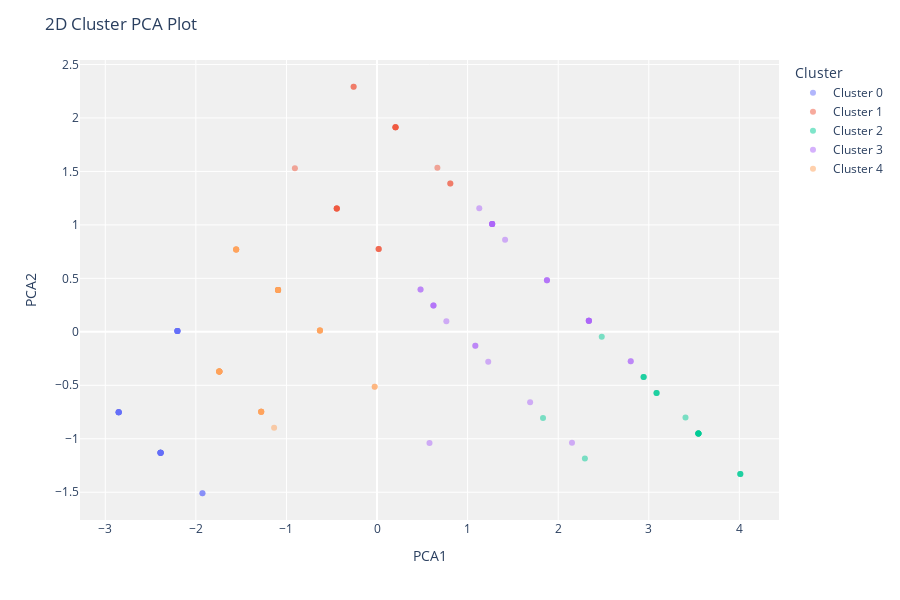

Notebook code cell kept with this figure:
### Code cell
plot_model(model_kmeans, plot = 'cluster')

### Figure 1 — Plotly figure (JSON) as saved in the notebook; plotly's stock layout.template omitted (floating-point values rounded to 4 significant figures)
{"data": [{"customdata": [[null], [null], [null], [null], [null], [null], [null], [null], [null], [null], [null], [null], [null], [null], [null], [null], [null], [null], [null], [null], [null], [null], [null], [null], [null]], "hovertemplate": "Cluster=Cluster 0<br>PCA1=%{x}<br>PCA2=%{y}<br>Feature=%{customdata[0]}<extra></extra>", "legendgroup": "Cluster 0", "marker": {"color": "#636efa", "opacity": 0.5, "symbol": "circle"}, "mode": "markers", "name": "Cluster 0", "orientation": "v", "showlegend": true, "textposition": "top center", "type": "scatter", "x": [-2.39, -2.852, -2.39, -2.852, -2.852, -2.39, -2.39, -2.852, -2.39, -2.39, -2.852, -1.927, -2.204, -2.204, -1.927, -2.204, -2.39, -2.852, -2.204, -2.204, -2.204, -2.852, -2.39, -2.39, -2.204], "xaxis": "x", "y": [-1.131, -0.7528, -1.131, -0.7528, -0.7528, -1.131, -1.131, -0.7528, -1.131, -1.131, -0.7528, -1.51, 0.008355, 0.008355, -1.51, 0.008355, -1.131, -0.7528, 0.008355, 0.008355, 0.008355, -0.7528, -1.131, -1.131, 0.008355], "yaxis": "y"}, {"customdata": [[null], [null], [null], [null], [null], [null], [null], [null], [null], [null], [null], [null], [null], [null], [null], [null], [null], [null], [null]], "hovertemplate": "Cluster=Cluster 1<br>PCA1=%{x}<br>PCA2=%{y}<br>Feature=%{customdata[0]}<extra></extra>", "legendgroup": "Cluster 1", "marker": {"color": "#EF553B", "opacity": 0.5, "symbol": "circle"}, "mode": "markers", "name": "Cluster 1", "orientation": "v", "showlegend": true, "textposition": "top center", "type": "scatter", "x": [0.8088, 0.01797, 0.204, -0.4444, 0.6664, -0.4444, 0.204, -0.4444, 0.8088, -0.4444, 0.01797, 0.204, -0.2584, -0.2584, 0.01797, 0.204, 0.204, -0.9067, -0.4444], "xaxis": "x", "y": [1.387, 0.7738, 1.913, 1.152, 1.535, 1.152, 1.913, 1.152, 1.387, 1.152, 0.7738, 1.913, 2.292, 2.292, 0.7738, 1.913, 1.913, 1.531, 1.152], "yaxis": "y"}, {"customdata": [[null], [null], [null], [null], [null], [null], [null], [null], [null], [null], [null], [null], [null], [null], [null], [null], [null], [null], [null], [null]], "hovertemplate": "Cluster=Cluster 2<br>PCA1=%{x}<br>PCA2=%{y}<br>Feature=%{customdata[0]}<extra></extra>", "legendgroup": "Cluster 2", "marker": {"color": "#00cc96", "opacity": 0.5, "symbol": "circle"}, "mode": "markers", "name": "Cluster 2", "orientation": "v", "showlegend": true, "textposition": "top center", "type": "scatter", "x": [3.086, 2.943, 2.481, 4.01, 2.295, 4.01, 3.406, 3.548, 4.01, 3.548, 2.943, 1.832, 3.086, 3.548, 3.548, 2.943, 3.548, 3.548, 3.086, 3.548], "xaxis": "x", "y": [-0.5718, -0.4235, -0.04509, -1.329, -1.185, -1.329, -0.8019, -0.9502, -1.329, -0.9502, -0.4235, -0.8063, -0.5718, -0.9502, -0.9502, -0.4235, -0.9502, -0.9502, -0.5718, -0.9502], "yaxis": "y"}, {"customdata": [[null], [null], [null], [null], [null], [null], [null], [null], [null], [null], [null], [null], [null], [null], [null], [null], [null], [null], [null], [null], [null], [null], [null], [null], [null], [null], [null], [null], [null], [null], [null]], "hovertemplate": "Cluster=Cluster 3<br>PCA1=%{x}<br>PCA2=%{y}<br>Feature=%{customdata[0]}<extra></extra>", "legendgroup": "Cluster 3", "marker": {"color": "#ab63fa", "opacity": 0.5, "symbol": "circle"}, "mode": "markers", "name": "Cluster 3", "orientation": "v", "showlegend": true, "textposition": "top center", "type": "scatter", "x": [1.085, 2.152, 0.6228, 2.338, 2.801, 0.5792, 1.085, 2.801, 2.338, 1.271, 2.338, 0.4803, 0.7653, 1.271, 1.129, 1.271, 1.69, 2.338, 0.4803, 0.6228, 1.228, 2.338, 1.876, 1.271, 1.271, 1.414, 2.338, 1.876, 1.271, 1.876, 0.6228], "xaxis": "x", "y": [-0.1313, -1.036, 0.2471, 0.1032, -0.2752, -1.041, -0.1313, -0.2752, 0.1032, 1.008, 0.1032, 0.3954, 0.09887, 1.008, 1.157, 1.008, -0.658, 0.1032, 0.3954, 0.2471, -0.2796, 0.1032, 0.4816, 1.008, 1.008, 0.86, 0.1032, 0.4816, 1.008, 0.4816, 0.2471], "yaxis": "y"}, {"customdata": [[null], [null], [null], [null], [null], [null], [null], [null], [null], [null], [null], [null], [null], [null], [null], [null], [null], [null], [null], [null], [null], [null], [null], [null], [null], [null], [null], [null], [null], [null], [null], [null], [null], [null], [null], [null], [null], [null], [null], [null], [null]], "hovertemplate": "Cluster=Cluster 4<br>PCA1=%{x}<br>PCA2=%{y}<br>Feature=%{customdata[0]}<extra></extra>", "legendgroup": "Cluster 4", "marker": {"color": "#FFA15A", "opacity": 0.5, "symbol": "circle"}, "mode": "markers", "name": "Cluster 4", "orientation": "v", "showlegend": true, "textposition": "top center", "type": "scatter", "x": [-0.6304, -1.741, -1.279, -1.093, -1.741, -1.093, -1.555, -1.093, -1.555, -1.555, -1.136, -1.741, -1.741, -1.279, -1.093, -0.02559, -0.6304, -1.093, -1.093, -1.279, -1.741, -1.093, -1.093, -1.279, -1.741, -1.741, -0.6304, -1.093, -0.6304, -1.741, -1.741, -1.555, -0.6304, -0.02559, -1.555, -1.555, -1.093, -1.279, -1.279, -1.093, -1.741], "xaxis": "x", "y": [0.01268, -0.3701, -0.7485, 0.3911, -0.3701, 0.3911, 0.7695, 0.3911, 0.7695, 0.7695, -0.8968, -0.3701, -0.3701, -0.7485, 0.3911, -0.514, 0.01268, 0.3911, 0.3911, -0.7485, -0.3701, 0.3911, 0.3911, -0.7485, -0.3701, -0.3701, 0.01268, 0.3911, 0.01268, -0.3701, -0.3701, 0.7695, 0.01268, -0.514, 0.7695, 0.7695, 0.3911, -0.7485, -0.7485, 0.3911, -0.3701], "yaxis": "y"}], "layout": {"height": 600, "legend": {"title": {"text": "Cluster"}, "tracegroupgap": 0}, "margin": {"t": 60}, "plot_bgcolor": "rgb(240,240,240)", "title": {"text": "2D Cluster PCA Plot"}, "xaxis": {"anchor": "y", "domain": [0, 1], "title": {"text": "PCA1"}}, "yaxis": {"anchor": "x", "domain": [0, 1], "title": {"text": "PCA2"}}}}
